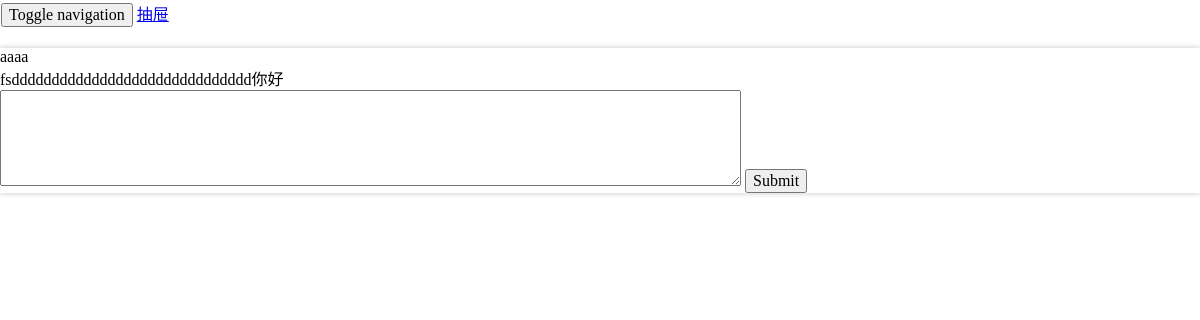
The app's page /bbs/detail/1, older data.
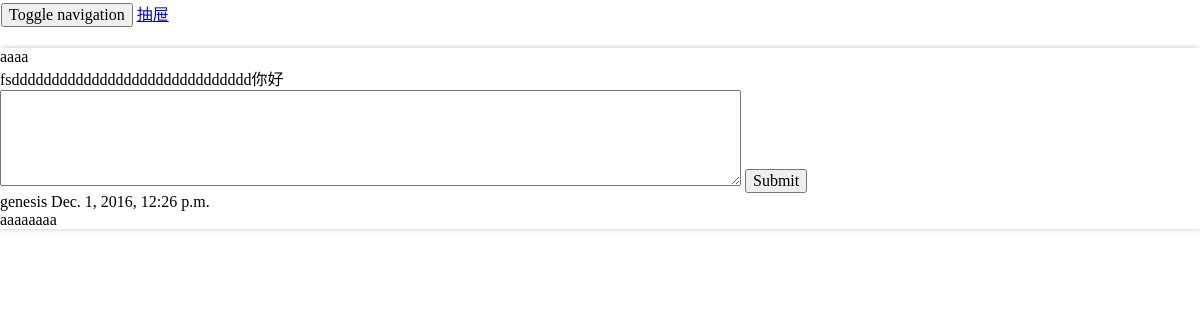
The same page, newer data.
### app01/models.py (models this page shows, shortened)
class Comments(models.Model):
    bbs = models.ForeignKey('BBS')
    bbs_user = models.ForeignKey('BBS_user')
    comment = models.CharField(max_length=128)
    created_at = models.DateTimeField()

class BBS_user(models.Model):
    user = models.OneToOneField(User)
    signature = models.CharField(max_length=128, default="This guy is too lazy")
    photo = models.ImageField(upload_to="upload_imgs/", default="upload_imgs/user-1.jpg")
    def __str__(self):
        return self.user.username

### app01/views.py (the view)
# urls.py: url(r'^detail/(\d+)$', views.detail, name='detail'),
def detail(request, bbs_id):
    bbs = BBS.objects.get(id=bbs_id)
    comments = Comments.objects.filter(bbs=bbs_id)
    context = {"bbs_obj": bbs, "comments": comments}
    return render(request, 'app01/detail.html', context)

### app01/templates/app01/detail.html (shortened to what this page needs)
{% extends 'app01/index.html' %}
{% block page-content %}
<div class="contents">
    {{bbs_obj.title}}
    <br>
    {{bbs_obj.content}}
    <br>
    <form action="/bbs/sub_comment" method="POST">
        <textarea cols="80" rows="5" name="comment"/></textarea>
        <input type="submit" name="Add comment"/>
    </form>
    {% for comment in comments %}
        {{ comment.bbs_user }} {{ comment.created_at }}
        <br>
        {{ comment.comment }}
        <br>
    {% endfor %}
</div>
{% endblock %}

Row changes from the older to the newer data that the page shows:
added Comments: bbs_user "genesis", created_at "Dec. 1, 2016, 12:26 p.m.", comment "aaaaaaaa"
